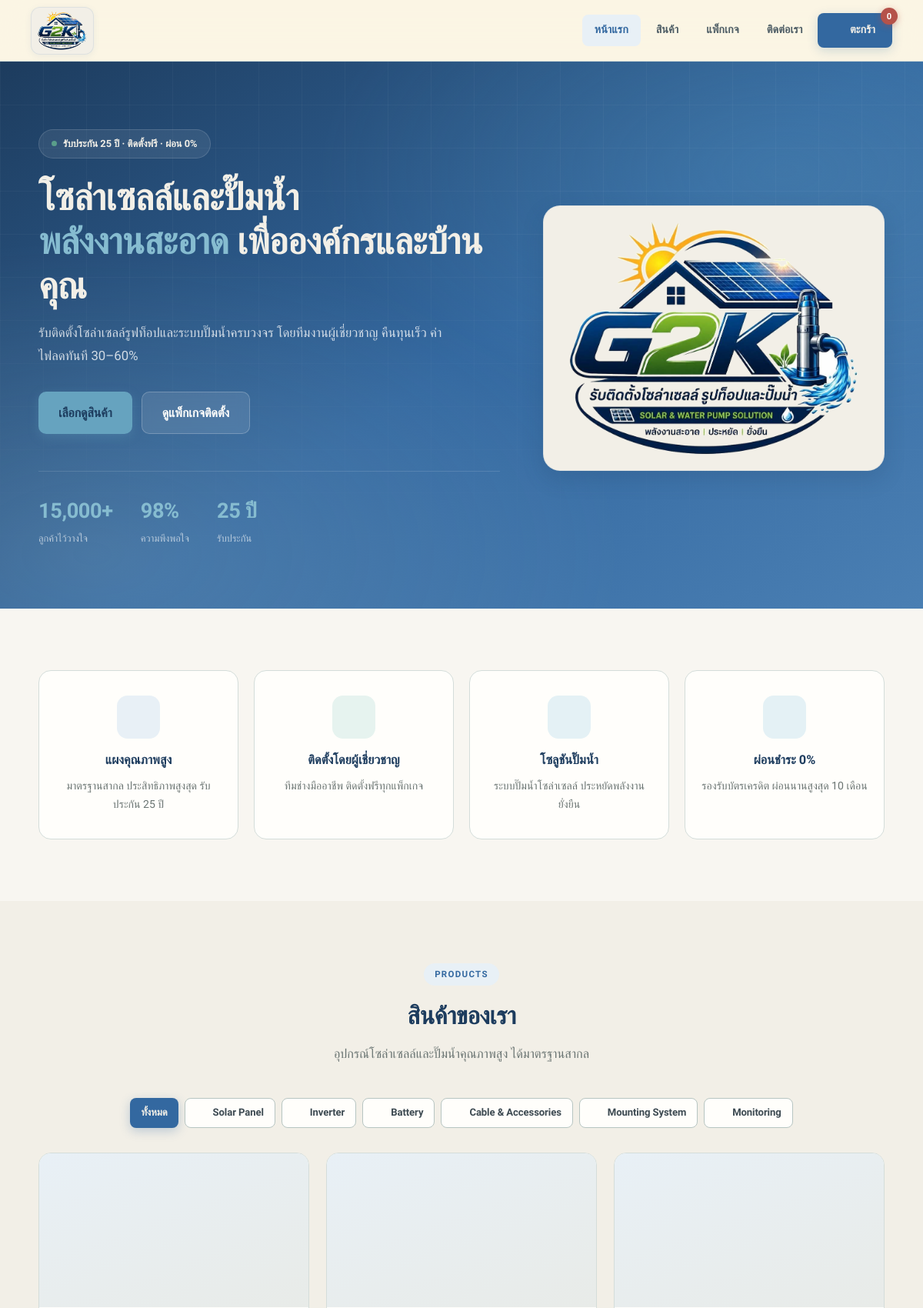
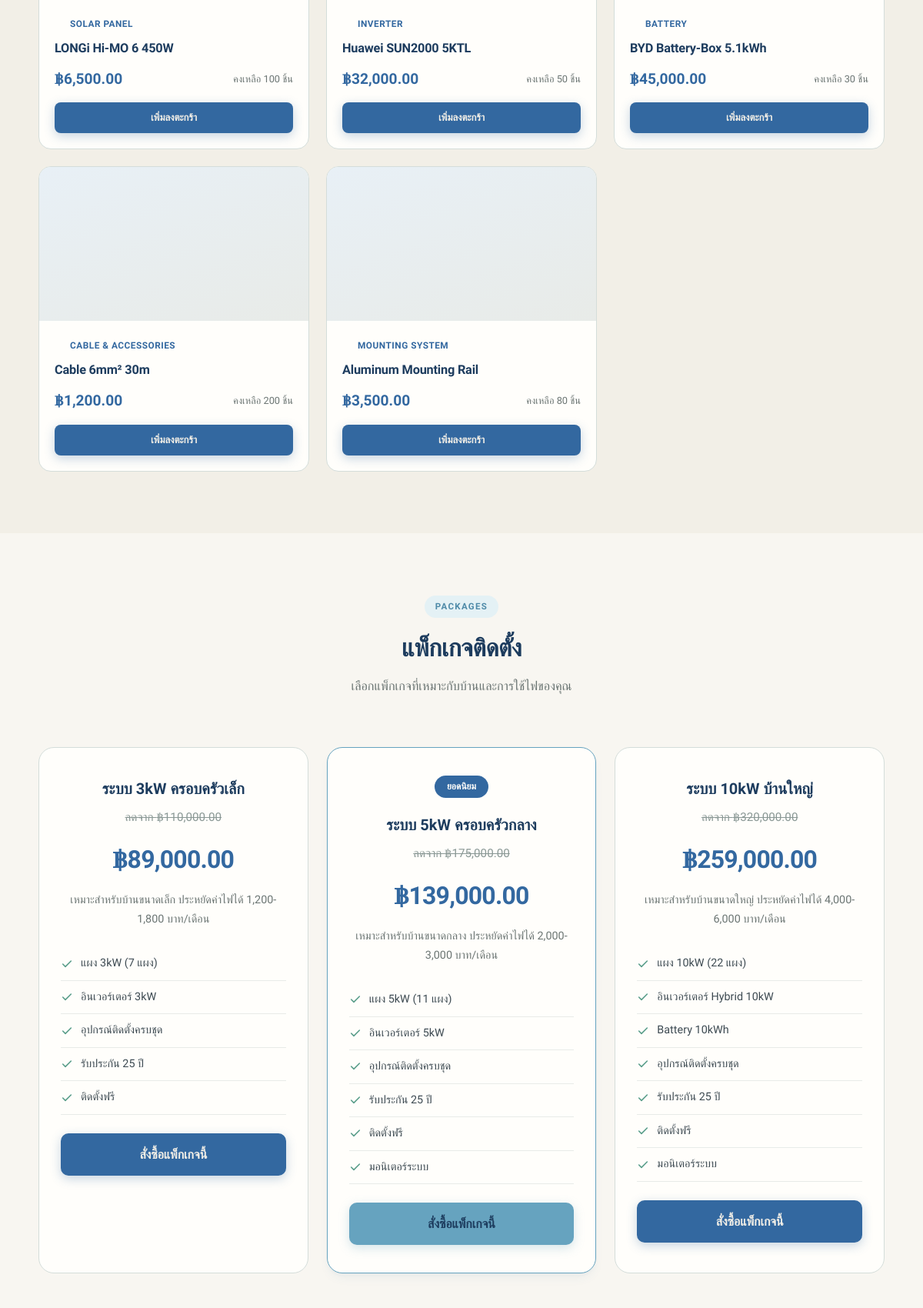
/store/ (upper part), run on the app's committed database (2 pictures, top to bottom).
### tables this page shows
CREATE TABLE categories (
    id INT AUTO_INCREMENT PRIMARY KEY,
    name VARCHAR(100) NOT NULL,
    description TEXT,
    icon VARCHAR(50),
    sort_order INT DEFAULT 0,
    active TINYINT(1) DEFAULT 1,
    created_at TIMESTAMP DEFAULT CURRENT_TIMESTAMP
);

CREATE TABLE products (
    id INT AUTO_INCREMENT PRIMARY KEY,
    name VARCHAR(200) NOT NULL,
    sku VARCHAR(50) UNIQUE NOT NULL,
    category_id INT,
    description TEXT,
    price DECIMAL(10,2) NOT NULL DEFAULT 0,
    cost DECIMAL(10,2) DEFAULT 0,
    stock_qty INT DEFAULT 0,
    unit VARCHAR(20) DEFAULT 'ชิ้น',
    image VARCHAR(255),
    specs JSON,
    active TINYINT(1) DEFAULT 1,
    created_at TIMESTAMP DEFAULT CURRENT_TIMESTAMP,
    updated_at TIMESTAMP DEFAULT CURRENT_TIMESTAMP ON UPDATE CURRENT_TIMESTAMP,
    FOREIGN KEY (category_id) REFERENCES categories(id) ON DELETE SET NULL
);

CREATE TABLE packages (
    id INT AUTO_INCREMENT PRIMARY KEY,
    name VARCHAR(200) NOT NULL,
    description TEXT,
    price DECIMAL(10,2) NOT NULL,
    original_price DECIMAL(10,2),
    features JSON,
    popular TINYINT(1) DEFAULT 0,
    sort_order INT DEFAULT 0,
    active TINYINT(1) DEFAULT 1,
    image VARCHAR(255),
    created_at TIMESTAMP DEFAULT CURRENT_TIMESTAMP
);

### includes/config.php (called while the page is built, shortened)
<?php
function base_path(): string {
    static $base = null;
    if ($base !== null) return $base;
    $base = '';
    $norm = fn($p) => str_replace('\\', '/', (string) $p);
    $publicDir = $norm(realpath(__DIR__ . '/../public'));
    $script = $norm(realpath($_SERVER['SCRIPT_FILENAME'] ?? ''));
    $scriptName = $norm($_SERVER['SCRIPT_NAME'] ?? '');
    if ($publicDir && $script && stripos($script, $publicDir . '/') === 0) {
        $rel = substr($script, strlen($publicDir));
        if (strlen($scriptName) >= strlen($rel) && strcasecmp(substr($scriptName, -strlen($rel)), $rel) === 0) {
            $base = substr($scriptName, 0, -strlen($rel));
        }
    }
    return $base;
}
function url(string $path = '/'): string {
    return base_path() . '/' . ltrim($path, '/');
}
function db() {
    static $pdo = null;
    if ($pdo === null) {
        try {
            $dsn = "mysql:host=" . DB_HOST . ";port=" . DB_PORT . ";dbname=" . DB_NAME . ";charset=utf8mb4";
            $pdo = new PDO($dsn, DB_USER, DB_PASS, [
                PDO::ATTR_ERRMODE => PDO::ERRMODE_EXCEPTION,
                PDO::ATTR_DEFAULT_FETCH_MODE => PDO::FETCH_ASSOC,
                PDO::ATTR_EMULATE_PREPARES => false,
            ]);
            $pdo->exec("SET time_zone = '" . (new DateTime())->format('P') . "'");
        } catch (PDOException $e) {
            error_log('DB connection failed: ' . $e->getMessage());
            http_response_code(500);
            $detail = APP_DEBUG ? '<pre>' . htmlspecialchars($e->getMessage()) . '</pre>' : '';
            die('<div style="font-family:sans-serif;max-width:560px;margin:80px auto;padding:24px;border:1px solid #e5e7eb;border-radius:12px">'
                . '<h2 style="margin-top:0">ไม่สามารถเชื่อมต่อฐานข้อมูลได้</h2>'
                . '<p>ตรวจสอบว่า MySQL ใน XAMPP Control Panel กำลังทำงาน และค่าในไฟล์ <code>config/app.php</code> ถูกต้อง</p>'
                . $detail . '</div>');
        }
    }
    return $pdo;
}

### public/store/index.php (the view, shortened to what this page needs)
<?php
require_once __DIR__ . '/../../includes/config.php';
require_once __DIR__ . '/../../includes/functions.php';
$categories = db()->query("SELECT * FROM categories WHERE active=1 ORDER BY sort_order")->fetchAll();
$catFilter = intval($_GET['cat'] ?? 0);
$where = $catFilter ? "AND p.category_id=$catFilter" : "";
$products = db()->query("SELECT p.*, c.name as cat_name, c.icon as cat_icon FROM products p LEFT JOIN categories c ON p.category_id=c.id WHERE p.active=1 AND p.stock_qty > 0 $where ORDER BY p.created_at DESC")->fetchAll();
$packages = db()->query("SELECT * FROM packages WHERE active=1 ORDER BY sort_order, price")->fetchAll();
?>
<!DOCTYPE html>
<html lang="th">
<head>
    <link rel="stylesheet" href="<?= url('/assets/css/style.css') ?>">
</head>
<body>
<?php include __DIR__ . '/../includes/store_nav.php'; ?>
<section class="hero">
    <div class="hero-inner">
        <div>
            <div class="hero-badge">
                <span class="dot"></span>
                รับประกัน 25 ปี · ติดตั้งฟรี · ผ่อน 0%
            </div>
            <h1>โซล่าเซลล์และปั๊มน้ำ<br><span>พลังงานสะอาด</span> เพื่อองค์กรและบ้านคุณ</h1>
            <p>รับติดตั้งโซล่าเซลล์รูฟท็อปและระบบปั๊มน้ำครบวงจร โดยทีมงานผู้เชี่ยวชาญ คืนทุนเร็ว ค่าไฟลดทันที 30–60%</p>
            <div class="hero-actions">
                <a href="#products" class="btn btn-accent btn-lg">เลือกดูสินค้า</a>
                <a href="packages.php" class="btn btn-ghost btn-lg">ดูแพ็กเกจติดตั้ง</a>
            </div>
            <div class="hero-stats">
                <div>
                    <div class="n">15,000+</div>
                    <div class="l">ลูกค้าไว้วางใจ</div>
                </div>
                <div>
                    <div class="n">98%</div>
                    <div class="l">ความพึงพอใจ</div>
                </div>
                <div>
                    <div class="n">25 ปี</div>
                    <div class="l">รับประกัน</div>
                </div>
            </div>
        </div>
        <div class="hero-mark">
            <div class="logo-plate">
                <img src="<?= url('/assets/img/g2k-logo.png') ?>" alt="G2K Solar & Water Pump Solution" class="hero-logo">
            </div>
        </div>
    </div>
</section>
<section class="section section-white">
    <div class="container">
        <div class="feature-grid">
            <div class="feature-card">
                <div class="feature-icon navy"><?= icon('sun', 24) ?></div>
                <h3>แผงคุณภาพสูง</h3>
                <p>มาตรฐานสากล ประสิทธิภาพสูงสุด รับประกัน 25 ปี</p>
            </div>
            <div class="feature-card">
                <div class="feature-icon green"><?= icon('wrench', 24) ?></div>
                <h3>ติดตั้งโดยผู้เชี่ยวชาญ</h3>
                <p>ทีมช่างมืออาชีพ ติดตั้งฟรีทุกแพ็กเกจ</p>
            </div>
            <div class="feature-card">
                <div class="feature-icon gold"><?= icon('droplet', 24) ?></div>
                <h3>โซลูชันปั๊มน้ำ</h3>
                <p>ระบบปั๊มน้ำโซล่าเซลล์ ประหยัดพลังงาน ยั่งยืน</p>
            </div>
            <div class="feature-card">
                <div class="feature-icon cyan"><?= icon('credit-card', 24) ?></div>
                <h3>ผ่อนชำระ 0%</h3>
                <p>รองรับบัตรเครดิต ผ่อนนานสูงสุด 10 เดือน</p>
            </div>
        </div>
    </div>
</section>
<section id="products" class="section section-muted">
    <div class="container">
        <div class="section-head">
            <span class="eyebrow">Products</span>
            <h2>สินค้าของเรา</h2>
            <p>อุปกรณ์โซล่าเซลล์และปั๊มน้ำคุณภาพสูง ได้มาตรฐานสากล</p>
        </div>
        <div class="cat-filters">
            <a href="<?= url('/store/') ?>" class="btn btn-sm <?= !$catFilter ? 'btn-primary' : 'btn-outline' ?>">ทั้งหมด</a>
            <?php foreach ($categories as $c): ?>
                <a href="<?= url('/store/') ?>?cat=<?= $c['id'] ?>" class="btn btn-sm <?= $catFilter == $c['id'] ? 'btn-primary' : 'btn-outline' ?>"><?= icon(categoryIconName($c['icon']), 14) ?> <?= sanitize($c['name']) ?></a>
            <?php endforeach; ?>
        </div>
        <div class="products-grid">
            <?php foreach ($products as $p): ?>
            <div class="product-card">
                <div class="product-img">
                    <?= $p['image'] ? '<img src="'.url('/assets/img/uploads/'.rawurlencode($p['image'])).'" style="width:100%;height:100%;object-fit:cover" alt="'.sanitize($p['name']).'">' : icon('package', 40) ?>
                </div>
                <div class="product-info">
                    <div class="category"><?= icon(categoryIconName($p['cat_icon']), 14) ?> <?= sanitize($p['cat_name']) ?></div>
                    <h3><?= sanitize($p['name']) ?></h3>
                    <div style="display:flex;justify-content:space-between;align-items:center">
                        <div class="price"><?= formatCurrency($p['price']) ?></div>
                        <div class="stock" style="margin:0">คงเหลือ <?= $p['stock_qty'] ?> <?= $p['unit'] ?></div>
                    </div>
                    <button class="btn btn-primary btn-sm" style="width:100%;justify-content:center;margin-top:14px;padding:12px" onclick="addToCartStore(<?= $p['id'] ?>, '<?= sanitize($p['name']) ?>', <?= $p['price'] ?>)">เพิ่มลงตะกร้า</button>
                </div>
            </div>
            <?php endforeach; ?>
        </div>
    </div>
</section>
<section class="section section-white">
    <div class="container">
        <div class="section-head">
            <span class="eyebrow gold">Packages</span>
            <h2>แพ็กเกจติดตั้ง</h2>
            <p>เลือกแพ็กเกจที่เหมาะกับบ้านและการใช้ไฟของคุณ</p>
        </div>
        <div class="packages-grid">
            <?php foreach ($packages as $p):
                $features = json_decode($p['features'], true) ?: [];
            ?>
            <div class="package-card <?= $p['popular'] ? 'popular' : '' ?>">
                <h3><?= sanitize($p['name']) ?></h3>
                <?php if ($p['original_price'] > 0): ?>
                    <div class="original-price">ลดจาก <?= formatCurrency($p['original_price']) ?></div>
                <?php endif; ?>
                <div class="price"><?= formatCurrency($p['price']) ?></div>
                <p style="color:var(--gray-500);font-size:.9rem;margin:8px 0 0"><?= sanitize($p['description']) ?></p>
                <ul class="features">
                    <?php foreach ($features as $f): ?>
                        <li><?= sanitize($f) ?></li>
                    <?php endforeach; ?>
                </ul>
                <a href="<?= url('/store/cart.php') ?>?add_package=<?= $p['id'] ?>" class="btn <?= $p['popular'] ? 'btn-accent' : 'btn-primary' ?> btn-lg" style="width:100%;justify-content:center;padding:14px">สั่งซื้อแพ็กเกจนี้</a>
            </div>
            <?php endforeach; ?>
        </div>
    </div>
</section>
</body>
</html>

### includes/functions.php (shortened to what this page needs)
<?php
function formatCurrency($amount) {
    return '฿' . number_format($amount, 2);
}
function sanitize($input) {
    return htmlspecialchars(trim($input), ENT_QUOTES, 'UTF-8');
}
function icon(string $name, int $size = 18): string {
    $inner = $paths[$name] ?? $paths['dashboard'];
    return '<svg class="ico" width="'.$size.'" height="'.$size.'" viewBox="0 0 24 24" fill="none" stroke="currentColor" stroke-width="1.75" stroke-linecap="round" stroke-linejoin="round" aria-hidden="true">'.$inner.'</svg>';
}
function categoryIconName(?string $stored): string {
    $stored = trim((string) $stored);
    $emoji = [
        '📁' => 'folder', '📂' => 'folder',
        '☀️' => 'sun', '🌞' => 'sun', '⚡' => 'sun',
        '💧' => 'droplet', '🌊' => 'droplet',
        '🔧' => 'wrench', '🛠️' => 'wrench',
        '📦' => 'package', '🏷️' => 'tag', '⚙️' => 'settings', '🛒' => 'cart',
    ];
    if (isset($emoji[$stored])) {
        return $emoji[$stored];
    }
    return 'folder';
}

### data on the page
categories: $size 14 (drawn), name "Solar Panel"
categories: $size 14 (drawn), name "Inverter"
categories: $size 14 (drawn), name "Battery"
categories: $size 14 (drawn), name "Cable & Accessories"
categories: $size 14 (drawn), name "Mounting System"
categories: $size 14 (drawn), name "Monitoring"
products: $size 40 (drawn), category.name "SOLAR PANEL", name "LONGi Hi-MO 6 450W", price "฿6,500.00", stock_qty "100", unit "ชิ้น"
products: $size 40 (drawn), category.name "INVERTER", name "Huawei SUN2000 5KTL", price "฿32,000.00", stock_qty "50", unit "ชิ้น"
products: $size 40 (drawn), category.name "BATTERY", name "BYD Battery-Box 5.1kWh", price "฿45,000.00", stock_qty "30", unit "ชิ้น"
products: $size 40 (drawn), category.name "CABLE & ACCESSORIES", name "Cable 6mm² 30m", price "฿1,200.00", stock_qty "200", unit "ชิ้น"
products: $size 40 (drawn), category.name "MOUNTING SYSTEM", name "Aluminum Mounting Rail", price "฿3,500.00", stock_qty "80", unit "ชิ้น"
packages: name "ระบบ 3kW ครอบครัวเล็ก", original_price "฿110,000.00", price "฿89,000.00", description "เหมาะสำหรับบ้านขนาดเล็ก ประหยัดค่าไฟได้ 1,200-1,800 บาท/เดือน", features "แผง 3kW (7 แผง)", features "อินเวอร์เตอร์ 3kW", features "อุปกรณ์ติดตั้งครบชุด", features "รับประกัน 25 ปี", features "ติดตั้งฟรี", $p['id'] 1 (drawn)
packages: name "ระบบ 5kW ครอบครัวกลาง", original_price "฿175,000.00", price "฿139,000.00", description "เหมาะสำหรับบ้านขนาดกลาง ประหยัดค่าไฟได้ 2,000-3,000 บาท/เดือน", features "แผง 5kW (11 แผง)", features "อินเวอร์เตอร์ 5kW", features "อุปกรณ์ติดตั้งครบชุด", features "รับประกัน 25 ปี", features "ติดตั้งฟรี", features "มอนิเตอร์ระบบ"
packages: name "ระบบ 10kW บ้านใหญ่", original_price "฿320,000.00", price "฿259,000.00", description "เหมาะสำหรับบ้านขนาดใหญ่ ประหยัดค่าไฟได้ 4,000-6,000 บาท/เดือน", features "แผง 10kW (22 แผง)", features "อินเวอร์เตอร์ Hybrid 10kW", features "Battery 10kWh", features "อุปกรณ์ติดตั้งครบชุด", features "รับประกัน 25 ปี", features "ติดตั้งฟรี", features "มอนิเตอร์ระบบ"

### other printed values
$cartCount "0"
